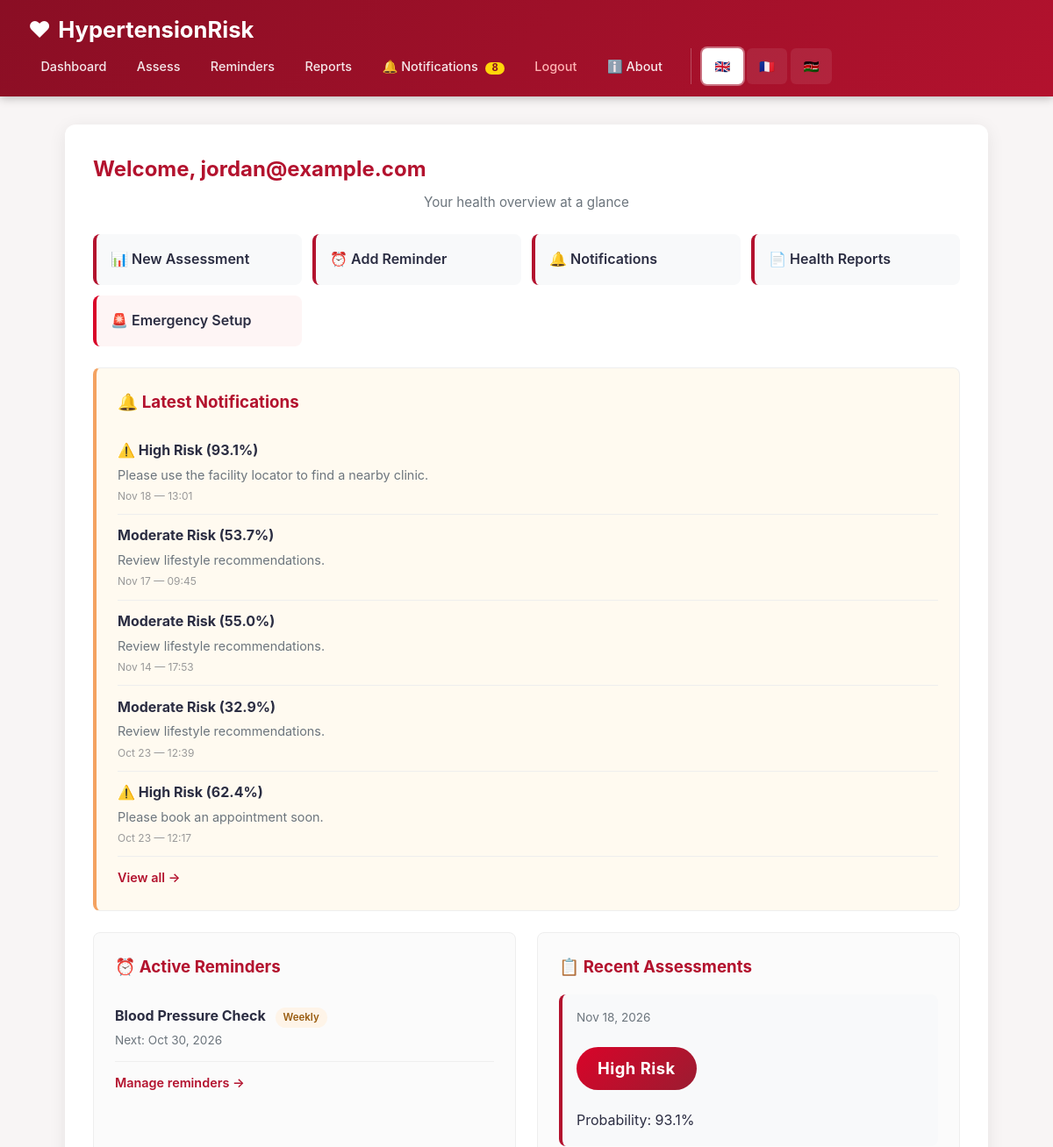
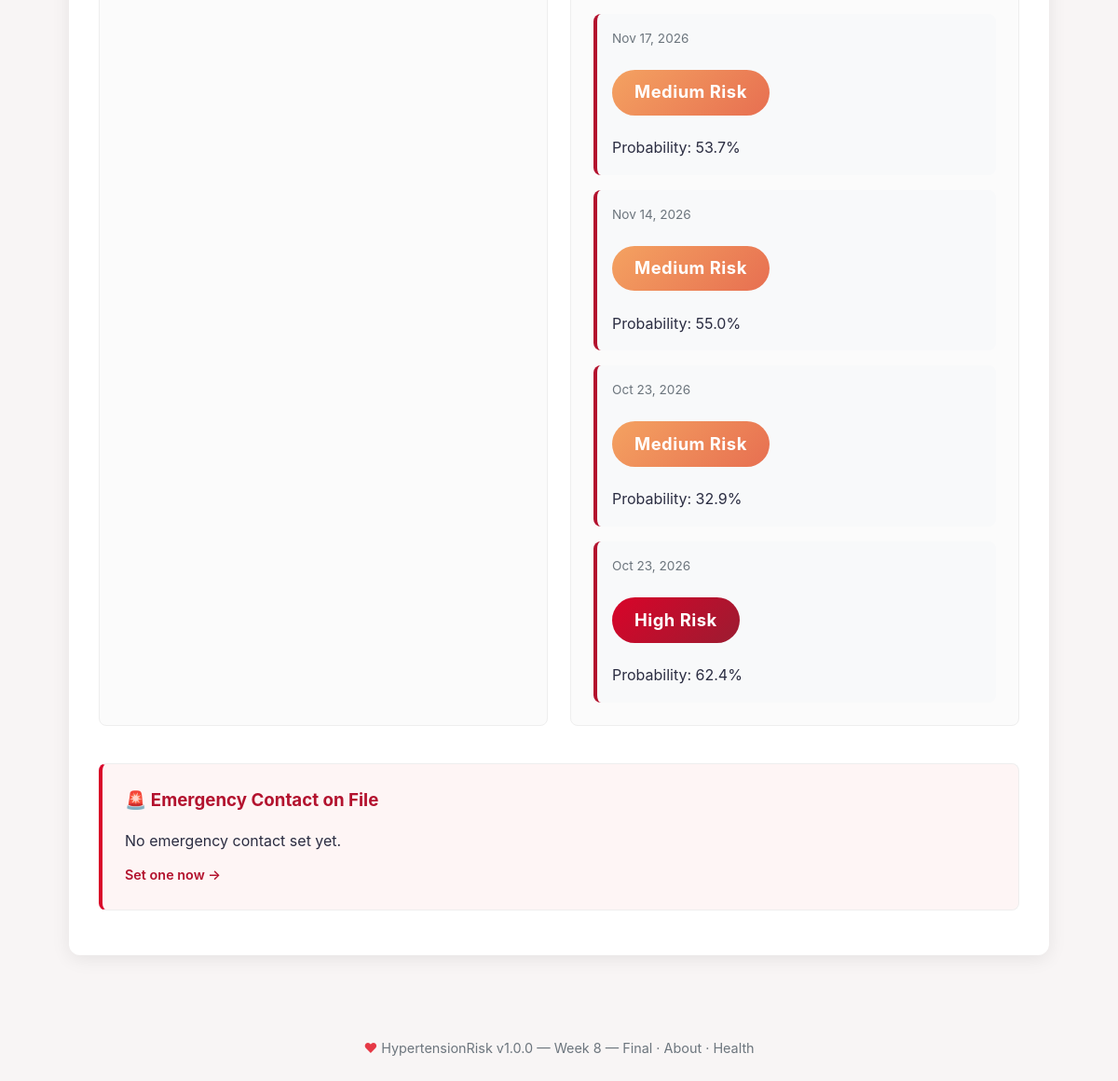
The page /dashboard (signed in) on the database its author committed (2 pictures, top to bottom).
### app.py (models this page shows)
class User(db.Model, UserMixin):
    id = db.Column(db.Integer, primary_key=True)
    email = db.Column(db.String(120), unique=True, nullable=False)
    password = db.Column(db.String(60), nullable=False)
    is_admin = db.Column(db.Boolean, default=False)
    preferred_language = db.Column(db.String(5), default='en')
    created_at = db.Column(db.DateTime, default=datetime.utcnow)
    assessments = db.relationship('Assessment', backref='user', lazy=True)
    reminders = db.relationship('Reminder', backref='user', lazy=True)
    notifications = db.relationship('Notification', backref='user', lazy=True)
    emergency_contact = db.relationship('EmergencyContact', backref='user', uselist=False)
    preferences = db.relationship('NotificationPreference', backref='user', uselist=False)

class Notification(db.Model):
    id = db.Column(db.Integer, primary_key=True)
    user_id = db.Column(db.Integer, db.ForeignKey('user.id'), nullable=False)
    title = db.Column(db.String(200), nullable=False)
    message = db.Column(db.Text, nullable=False)
    category = db.Column(db.String(40), default='general')
    channel = db.Column(db.String(30), default='in-app')
    is_read = db.Column(db.Boolean, default=False)
    created_at = db.Column(db.DateTime, default=datetime.utcnow)

class Reminder(db.Model):
    id = db.Column(db.Integer, primary_key=True)
    user_id = db.Column(db.Integer, db.ForeignKey('user.id'), nullable=False)
    reminder_type = db.Column(db.String(50)); frequency = db.Column(db.String(30))
    next_date = db.Column(db.DateTime); notes = db.Column(db.Text)
    active = db.Column(db.Boolean, default=True)
    created_at = db.Column(db.DateTime, default=datetime.utcnow)

class Assessment(db.Model):
    id = db.Column(db.Integer, primary_key=True)
    user_id = db.Column(db.Integer, db.ForeignKey('user.id'), nullable=False)
    age = db.Column(db.Float); bmi = db.Column(db.Float)
    smoking = db.Column(db.Integer); alcohol = db.Column(db.Integer)
    physical_activity = db.Column(db.Integer); family_history = db.Column(db.Integer)
    probability = db.Column(db.Float); risk_level = db.Column(db.String(10))
    timestamp = db.Column(db.DateTime, default=datetime.utcnow)

### app.py (the view)
@app.route('/dashboard')
@login_required
def dashboard():
    recent_assessments = Assessment.query.filter_by(user_id=current_user.id).order_by(Assessment.timestamp.desc()).limit(5).all()
    active_reminders = Reminder.query.filter_by(user_id=current_user.id, active=True).order_by(Reminder.next_date.asc()).limit(5).all()
    unread_notifications = Notification.query.filter_by(user_id=current_user.id, is_read=False).order_by(Notification.created_at.desc()).limit(5).all()
    unread_count = Notification.query.filter_by(user_id=current_user.id, is_read=False).count()
    emergency = EmergencyContact.query.filter_by(user_id=current_user.id).first()
    return render_template('dashboard.html', user=current_user, recent_assessments=recent_assessments, active_reminders=active_reminders, unread_notifications=unread_notifications, unread_count=unread_count, emergency=emergency)

### app.py (called while the page is built)
def get_current_language():
    url_lang = request.args.get('lang')
    if url_lang and url_lang in TRANSLATIONS:
        session['language'] = url_lang
        return url_lang
    return session.get('language', 'en')

@app.before_request
def before_request():
    g.lang = get_current_language()
    g.t = lambda key: get_text(g.lang, key)

@app.context_processor
def inject_globals():
    return {
        't': lambda key: get_text(g.lang, key),
        'current_lang': g.lang,
        'supported_languages': SUPPORTED_LANGUAGES,
        'app_version': APP_VERSION,
        'app_build': APP_BUILD_DATE,
    }

@login_manager.user_loader
def load_user(user_id):
    return User.query.get(int(user_id))

### translations.py (called while the page is built)
def get_text(lang, key):
    return TRANSLATIONS.get(lang, TRANSLATIONS['en']).get(key, TRANSLATIONS['en'].get(key, key))

### templates/dashboard.html (shortened to what this page needs)
{% extends "base.html" %}
{% block content %}
<div class="dashboard">
    <h2>Welcome, {{ user.email }}</h2>
    <p class="form-subtitle">Your health overview at a glance</p>
    <div class="quick-actions">
        <a href="{{ url_for('assessment') }}" class="quick-action-btn">📊 New Assessment</a>
        <a href="{{ url_for('reminders') }}" class="quick-action-btn">⏰ Add Reminder</a>
        <a href="{{ url_for('notifications') }}" class="quick-action-btn">🔔 Notifications</a>
        <a href="{{ url_for('reports') }}" class="quick-action-btn">📄 Health Reports</a>
        <a href="{{ url_for('emergency') }}" class="quick-action-btn danger">🚨 Emergency Setup</a>
    </div>
    {% if unread_notifications %}
    <div class="dashboard-section notif-highlight">
        <h3>🔔 Latest Notifications</h3>
        {% for n in unread_notifications %}
        <div class="notif-item notif-{{ n.category }}">
            <strong>{{ n.title }}</strong>
            <div class="notif-msg">{{ n.message }}</div>
            <div class="notif-time">{{ n.created_at.strftime('%b %d — %H:%M') }}</div>
        </div>
        {% endfor %}
        <a href="{{ url_for('notifications') }}" class="view-all">View all →</a>
    </div>
    {% endif %}
    <div class="dashboard-grid">
        <div class="dashboard-section">
            <h3>⏰ Active Reminders</h3>
            {% if active_reminders %}
                {% for r in active_reminders %}
                <div class="list-item">
                    <strong>{{ r.reminder_type }}</strong>
                    <span class="badge-freq">{{ r.frequency }}</span>
                    <div class="list-item-sub">Next: {{ r.next_date.strftime('%b %d, %Y') }}</div>
                </div>
                {% endfor %}
                <a href="{{ url_for('reminders') }}" class="view-all">Manage reminders →</a>
            {% else %}
                <div class="empty-state-mini">
                    <p>No active reminders.</p>
                    <a href="{{ url_for('reminders') }}" class="view-all">Add one →</a>
                </div>
            {% endif %}
        </div>
        <div class="dashboard-section">
            <h3>📋 Recent Assessments</h3>
            {% if recent_assessments %}
                <div class="assessment-cards">
                    {% for a in recent_assessments %}
                    <div class="assessment-card">
                        <div class="assessment-date">{{ a.timestamp.strftime('%b %d, %Y') }}</div>
                        <div class="risk-badge risk-{{ a.risk_level.lower() }}">{{ a.risk_level }} Risk</div>
                        <div class="assessment-probability">Probability: {{ "%.1f"|format(a.probability * 100) }}%</div>
                    </div>
                    {% endfor %}
                </div>
            {% else %}
                <div class="empty-state-mini">
                    <p>No assessments yet.</p>
                    <a href="{{ url_for('assessment') }}" class="view-all">Take your first assessment →</a>
                </div>
            {% endif %}
        </div>
    </div>
    <div class="dashboard-section emergency-info">
        <h3>🚨 Emergency Contact on File</h3>
        {% if emergency %}
            <p><strong>{{ emergency.name }}</strong> ({{ emergency.relationship }}) — 📞 {{ emergency.phone }}</p>
            <a href="{{ url_for('emergency') }}" class="view-all">Update →</a>
        {% else %}
            <div class="empty-state-mini">
                <p>No emergency contact set yet.</p>
                <a href="{{ url_for('emergency') }}" class="view-all">Set one now →</a>
            </div>
        {% endif %}
    </div>
</div>
{% endblock %}

### templates/base.html (shortened to what this page needs)
<!DOCTYPE html>
<html lang="{{ current_lang }}">
<head>
    <link rel="stylesheet" href="{{ url_for('static', filename='css/style.css') }}">
    <link rel="stylesheet" href="https://unpkg.com/leaflet@1.9.4/dist/leaflet.css" />
</head>
<body class="{% block body_class %}{% endblock %}">
    <nav class="navbar">
        <div class="nav-brand">
            <a href="{{ url_for('index') }}"><span class="heart-icon">❤</span> {{ t('app_name') }}</a>
        </div>
        <div class="nav-links">
            {% if current_user.is_authenticated %}
                <a href="{{ url_for('dashboard') }}">{{ t('dashboard') }}</a>
                <a href="{{ url_for('assessment') }}">{{ t('assessment') }}</a>
                <a href="{{ url_for('reminders') }}">{{ t('reminders') }}</a>
                <a href="{{ url_for('reports') }}">{{ t('reports') }}</a>
                <a href="{{ url_for('notifications') }}" class="nav-notif">
                    🔔 {{ t('notifications') }}
                    {% if unread_count and unread_count > 0 %}
                        <span class="notif-badge">{{ unread_count }}</span>
                    {% endif %}
                </a>
                <a href="{{ url_for('logout') }}" class="nav-danger">{{ t('logout') }}</a>
            {% else %}
                <a href="{{ url_for('login') }}">{{ t('login') }}</a>
                <a href="{{ url_for('register') }}">{{ t('register') }}</a>
            {% endif %}
            <a href="{{ url_for('about') }}">ℹ️ About</a>
            <div class="lang-switcher">
                {% for code, label in supported_languages %}
                    <a href="{{ url_for('set_language', lang=code) }}"
                       class="lang-btn {% if code == current_lang %}active{% endif %}"
                       title="{{ label }}">{{ label.split(' ')[0] }}</a>
                {% endfor %}
            </div>
        </div>
    </nav>
    <div class="container">
        {% block content %}{% endblock %}
    </div>
    <footer>
        <span>❤</span> {{ t('app_name') }} v{{ app_version }} — {{ app_build }}
        · <a href="{{ url_for('about') }}" style="color:inherit;">About</a>
        · <a href="{{ url_for('health') }}" style="color:inherit;">Health</a>
    </footer>
</body>
</html>

### rows shown on the page
User: email "jordan@example.com"
Notification: title "⚠️ High Risk (93.1%)", message "Please use the facility locator to find a nearby clinic.", created_at "Nov 18 — 13:01"
Notification: title "Moderate Risk (53.7%)", message "Review lifestyle recommendations.", created_at "Nov 17 — 09:45"
Notification: title "Moderate Risk (55.0%)", message "Review lifestyle recommendations.", created_at "Nov 14 — 17:53"
Notification: title "Moderate Risk (32.9%)", message "Review lifestyle recommendations.", created_at "Oct 23 — 12:39"
Notification: title "⚠️ High Risk (62.4%)", message "Please book an appointment soon.", created_at "Oct 23 — 12:17"
Reminder: reminder_type "Blood Pressure Check", frequency "Weekly", next_date "Oct 30, 2026"
Assessment: timestamp "Nov 18, 2026", risk_level "High", a.probability*100 "93.1"
Assessment: timestamp "Nov 17, 2026", risk_level "Medium", a.probability*100 "53.7"
Assessment: timestamp "Nov 14, 2026", risk_level "Medium", a.probability*100 "55.0"
Assessment: timestamp "Oct 23, 2026", risk_level "Medium", a.probability*100 "32.9"
Assessment: timestamp "Oct 23, 2026", risk_level "High", a.probability*100 "62.4"

### other values the page prints
{{ t('app_name') }} "HypertensionRisk"
{{ t('dashboard') }} "Dashboard"
{{ t('assessment') }} "Assess"
{{ t('reminders') }} "Reminders"
{{ t('reports') }} "Reports"
{{ t('notifications') }} "Notifications"
{{ unread_count }} "8"
{{ t('logout') }} "Logout"
{{ label.split(' ')[0] }} "🇬🇧" "🇫🇷" "🇰🇪"
{{ app_version }} "1.0.0"
{{ app_build }} "Week 8 — Final"
